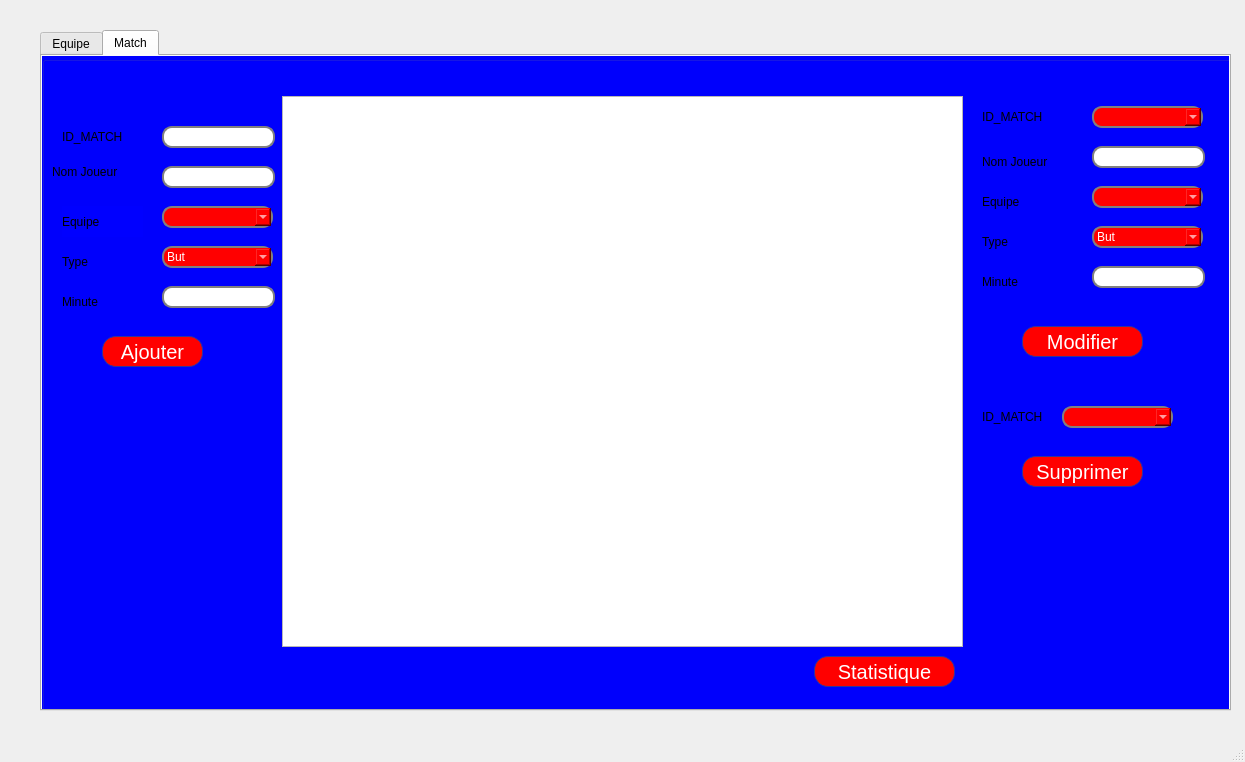
<?xml version="1.0" encoding="UTF-8"?>
<ui version="4.0">
 <class>MainWindow</class>
 <widget class="QMainWindow" name="MainWindow">
  <property name="geometry">
   <rect>
    <x>0</x>
    <y>0</y>
    <width>1245</width>
    <height>762</height>
   </rect>
  </property>
  <property name="windowTitle">
   <string>MainWindow</string>
  </property>
  <widget class="QWidget" name="centralwidget">
   <widget class="QTabWidget" name="tabWidget">
    <property name="geometry">
     <rect>
      <x>40</x>
      <y>30</y>
      <width>1191</width>
      <height>681</height>
     </rect>
    </property>
    <property name="styleSheet">
     <string notr="true"/>
    </property>
    <property name="currentIndex">
     <number>1</number>
    </property>
    <widget class="QWidget" name="tab">
     <attribute name="title">
      <string>Equipe</string>
     </attribute>
     <widget class="QTableView" name="tabEquipe">
      <property name="geometry">
       <rect>
        <x>230</x>
        <y>40</y>
        <width>671</width>
        <height>521</height>
       </rect>
      </property>
      <property name="styleSheet">
       <string notr="true">couleur:
rgb(255, 255, 255)</string>
      </property>
     </widget>
     <widget class="QLabel" name="IDequipe">
      <property name="geometry">
       <rect>
        <x>10</x>
        <y>70</y>
        <width>61</width>
        <height>21</height>
       </rect>
      </property>
      <property name="styleSheet">
       <string notr="true"/>
      </property>
      <property name="text">
       <string>ID</string>
      </property>
     </widget>
     <widget class="QLabel" name="nomequipe">
      <property name="geometry">
       <rect>
        <x>10</x>
        <y>110</y>
        <width>61</width>
        <height>21</height>
       </rect>
      </property>
      <property name="styleSheet">
       <string notr="true"/>
      </property>
      <property name="text">
       <string>Nom Eq</string>
      </property>
     </widget>
     <widget class="QLabel" name="Joueur4">
      <property name="geometry">
       <rect>
        <x>10</x>
        <y>270</y>
        <width>61</width>
        <height>21</height>
       </rect>
      </property>
      <property name="styleSheet">
       <string notr="true"/>
      </property>
      <property name="text">
       <string>Joueur4</string>
      </property>
     </widget>
     <widget class="QLabel" name="Joueur5">
      <property name="geometry">
       <rect>
        <x>10</x>
        <y>310</y>
        <width>61</width>
        <height>21</height>
       </rect>
      </property>
      <property name="styleSheet">
       <string notr="true"/>
      </property>
      <property name="text">
       <string>Joueur5</string>
      </property>
     </widget>
     <widget class="QLabel" name="Joueur1">
      <property name="geometry">
       <rect>
        <x>10</x>
        <y>150</y>
        <width>61</width>
        <height>21</height>
       </rect>
      </property>
      <property name="styleSheet">
       <string notr="true"/>
      </property>
      <property name="text">
       <string>Joueur1</string>
      </property>
     </widget>
     <widget class="QLabel" name="Joueur2">
      <property name="geometry">
       <rect>
        <x>10</x>
        <y>190</y>
        <width>61</width>
        <height>21</height>
       </rect>
      </property>
      <property name="styleSheet">
       <string notr="true"/>
      </property>
      <property name="text">
       <string>Joueur2</string>
      </property>
     </widget>
     <widget class="QLabel" name="Joueur3">
      <property name="geometry">
       <rect>
        <x>10</x>
        <y>230</y>
        <width>61</width>
        <height>21</height>
       </rect>
      </property>
      <property name="styleSheet">
       <string notr="true"/>
      </property>
      <property name="text">
       <string>Joueur3</string>
      </property>
     </widget>
     <widget class="QLineEdit" name="lineEdit_id">
      <property name="geometry">
       <rect>
        <x>90</x>
        <y>70</y>
        <width>113</width>
        <height>22</height>
       </rect>
      </property>
      <property name="styleSheet">
       <string notr="true">border: 2px solid gray;
border-radius: 10px;
padding: 0 8px;</string>
      </property>
     </widget>
     <widget class="QLineEdit" name="lineEdit_nomequipe">
      <property name="geometry">
       <rect>
        <x>90</x>
        <y>110</y>
        <width>113</width>
        <height>22</height>
       </rect>
      </property>
      <property name="styleSheet">
       <string notr="true">border: 2px solid gray;
border-radius: 10px;
padding: 0 8px;</string>
      </property>
     </widget>
     <widget class="QLineEdit" name="lineEdit_j1">
      <property name="geometry">
       <rect>
        <x>90</x>
        <y>150</y>
        <width>113</width>
        <height>22</height>
       </rect>
      </property>
      <property name="styleSheet">
       <string notr="true">border: 2px solid gray;
border-radius: 10px;
padding: 0 8px;</string>
      </property>
     </widget>
     <widget class="QLineEdit" name="lineEdit_j2">
      <property name="geometry">
       <rect>
        <x>90</x>
        <y>190</y>
        <width>113</width>
        <height>22</height>
       </rect>
      </property>
      <property name="styleSheet">
       <string notr="true">border: 2px solid gray;
border-radius: 10px;
padding: 0 8px;</string>
      </property>
     </widget>
     <widget class="QLineEdit" name="lineEdit_j3">
      <property name="geometry">
       <rect>
        <x>90</x>
        <y>230</y>
        <width>113</width>
        <height>22</height>
       </rect>
      </property>
      <property name="styleSheet">
       <string notr="true">border: 2px solid gray;
border-radius: 10px;
padding: 0 8px;</string>
      </property>
     </widget>
     <widget class="QLineEdit" name="lineEdit_j4">
      <property name="geometry">
       <rect>
        <x>90</x>
        <y>270</y>
        <width>113</width>
        <height>22</height>
       </rect>
      </property>
      <property name="styleSheet">
       <string notr="true">border: 2px solid gray;
border-radius: 10px;
padding: 0 8px;</string>
      </property>
     </widget>
     <widget class="QLineEdit" name="lineEdit_j5">
      <property name="geometry">
       <rect>
        <x>90</x>
        <y>310</y>
        <width>113</width>
        <height>22</height>
       </rect>
      </property>
      <property name="styleSheet">
       <string notr="true">border: 2px solid gray;
border-radius: 10px;
padding: 0 8px;
</string>
      </property>
     </widget>
     <widget class="QLabel" name="Joueur6">
      <property name="geometry">
       <rect>
        <x>10</x>
        <y>350</y>
        <width>61</width>
        <height>21</height>
       </rect>
      </property>
      <property name="styleSheet">
       <string notr="true"/>
      </property>
      <property name="text">
       <string>Joueur6</string>
      </property>
     </widget>
     <widget class="QLineEdit" name="lineEdit_j6">
      <property name="geometry">
       <rect>
        <x>90</x>
        <y>350</y>
        <width>113</width>
        <height>22</height>
       </rect>
      </property>
      <property name="styleSheet">
       <string notr="true">border: 2px solid gray;
border-radius: 10px;
padding: 0 8px;
</string>
      </property>
     </widget>
     <widget class="QPushButton" name="AjouterE">
      <property name="geometry">
       <rect>
        <x>40</x>
        <y>410</y>
        <width>111</width>
        <height>29</height>
       </rect>
      </property>
      <property name="styleSheet">
       <string notr="true">QPushButton {
color: white;
background-color: red;
border-width: 1px;
border-color: #339;
border-style: solid;
border-radius:14;
font-size: 20px;

}</string>
      </property>
      <property name="text">
       <string>Ajouter</string>
      </property>
      <property name="icon">
       <iconset resource="icones.qrc">
        <normaloff>:/icones/icones/ajout.png</normaloff>:/icones/icones/ajout.png</iconset>
      </property>
     </widget>
     <widget class="QComboBox" name="comboBox_idM">
      <property name="geometry">
       <rect>
        <x>990</x>
        <y>50</y>
        <width>111</width>
        <height>22</height>
       </rect>
      </property>
      <property name="styleSheet">
       <string notr="true">border: 2px solid gray;
border-radius: 10px;
background-color: red;
color : white;</string>
      </property>
     </widget>
     <widget class="QLabel" name="IDequipe_2">
      <property name="geometry">
       <rect>
        <x>920</x>
        <y>50</y>
        <width>61</width>
        <height>21</height>
       </rect>
      </property>
      <property name="styleSheet">
       <string notr="true"/>
      </property>
      <property name="text">
       <string>ID</string>
      </property>
     </widget>
     <widget class="QLabel" name="nomequipe_2">
      <property name="geometry">
       <rect>
        <x>920</x>
        <y>90</y>
        <width>61</width>
        <height>21</height>
       </rect>
      </property>
      <property name="styleSheet">
       <string notr="true"/>
      </property>
      <property name="text">
       <string>Nom Eq</string>
      </property>
     </widget>
     <widget class="QLineEdit" name="lineEdit_nomquipe_2">
      <property name="geometry">
       <rect>
        <x>990</x>
        <y>90</y>
        <width>113</width>
        <height>22</height>
       </rect>
      </property>
      <property name="styleSheet">
       <string notr="true">border: 2px solid gray;
border-radius: 10px;
padding: 0 8px;</string>
      </property>
     </widget>
     <widget class="QLabel" name="Joueur1_2">
      <property name="geometry">
       <rect>
        <x>920</x>
        <y>130</y>
        <width>61</width>
        <height>21</height>
       </rect>
      </property>
      <property name="styleSheet">
       <string notr="true"/>
      </property>
      <property name="text">
       <string>Joueur1</string>
      </property>
     </widget>
     <widget class="QLineEdit" name="lineEdit_j1_2">
      <property name="geometry">
       <rect>
        <x>990</x>
        <y>130</y>
        <width>113</width>
        <height>22</height>
       </rect>
      </property>
      <property name="styleSheet">
       <string notr="true">border: 2px solid gray;
border-radius: 10px;
padding: 0 8px;</string>
      </property>
     </widget>
     <widget class="QLabel" name="Joueur2_2">
      <property name="geometry">
       <rect>
        <x>920</x>
        <y>170</y>
        <width>61</width>
        <height>21</height>
       </rect>
      </property>
      <property name="styleSheet">
       <string notr="true"/>
      </property>
      <property name="text">
       <string>Joueur2</string>
      </property>
     </widget>
     <widget class="QLineEdit" name="lineEdit_j2_2">
      <property name="geometry">
       <rect>
        <x>990</x>
        <y>170</y>
        <width>113</width>
        <height>22</height>
       </rect>
      </property>
      <property name="styleSheet">
       <string notr="true">border: 2px solid gray;
border-radius: 10px;
padding: 0 8px;</string>
      </property>
     </widget>
     <widget class="QLabel" name="Joueur3_2">
      <property name="geometry">
       <rect>
        <x>920</x>
        <y>210</y>
        <width>61</width>
        <height>21</height>
       </rect>
      </property>
      <property name="styleSheet">
       <string notr="true"/>
      </property>
      <property name="text">
       <string>Joueur3</string>
      </property>
     </widget>
     <widget class="QLineEdit" name="lineEdit_j3_2">
      <property name="geometry">
       <rect>
        <x>990</x>
        <y>210</y>
        <width>113</width>
        <height>22</height>
       </rect>
      </property>
      <property name="styleSheet">
       <string notr="true">border: 2px solid gray;
border-radius: 10px;
padding: 0 8px;</string>
      </property>
     </widget>
     <widget class="QLabel" name="Joueur4_2">
      <property name="geometry">
       <rect>
        <x>920</x>
        <y>250</y>
        <width>61</width>
        <height>21</height>
       </rect>
      </property>
      <property name="styleSheet">
       <string notr="true"/>
      </property>
      <property name="text">
       <string>Joueur4</string>
      </property>
     </widget>
     <widget class="QLineEdit" name="lineEdit_j4_2">
      <property name="geometry">
       <rect>
        <x>990</x>
        <y>250</y>
        <width>113</width>
        <height>22</height>
       </rect>
      </property>
      <property name="styleSheet">
       <string notr="true">border: 2px solid gray;
border-radius: 10px;
padding: 0 8px;</string>
      </property>
     </widget>
     <widget class="QLabel" name="Joueur5_2">
      <property name="geometry">
       <rect>
        <x>920</x>
        <y>290</y>
        <width>61</width>
        <height>21</height>
       </rect>
      </property>
      <property name="styleSheet">
       <string notr="true"/>
      </property>
      <property name="text">
       <string>Joueur5</string>
      </property>
     </widget>
     <widget class="QLineEdit" name="lineEdit_j5_2">
      <property name="geometry">
       <rect>
        <x>990</x>
        <y>290</y>
        <width>113</width>
        <height>22</height>
       </rect>
      </property>
      <property name="styleSheet">
       <string notr="true">border: 2px solid gray;
border-radius: 10px;
padding: 0 8px;</string>
      </property>
     </widget>
     <widget class="QLabel" name="Joueur6_2">
      <property name="geometry">
       <rect>
        <x>920</x>
        <y>330</y>
        <width>61</width>
        <height>21</height>
       </rect>
      </property>
      <property name="styleSheet">
       <string notr="true"/>
      </property>
      <property name="text">
       <string>Joueur6</string>
      </property>
     </widget>
     <widget class="QLineEdit" name="lineEdit_j6_2">
      <property name="geometry">
       <rect>
        <x>990</x>
        <y>330</y>
        <width>113</width>
        <height>22</height>
       </rect>
      </property>
      <property name="styleSheet">
       <string notr="true">border: 2px solid gray;
border-radius: 10px;
padding: 0 8px;</string>
      </property>
     </widget>
     <widget class="QPushButton" name="ModifierE">
      <property name="geometry">
       <rect>
        <x>970</x>
        <y>390</y>
        <width>111</width>
        <height>29</height>
       </rect>
      </property>
      <property name="styleSheet">
       <string notr="true">QPushButton {
color: white;
background-color: red;
border-width: 1px;
border-color: #339;
border-style: solid;
border-radius:14;
font-size: 20px;

}</string>
      </property>
      <property name="text">
       <string>Modifier</string>
      </property>
      <property name="icon">
       <iconset resource="icones.qrc">
        <normaloff>:/icones/icones/modifier.png</normaloff>:/icones/icones/modifier.png</iconset>
      </property>
     </widget>
     <widget class="QComboBox" name="comboBox_idSupp">
      <property name="geometry">
       <rect>
        <x>990</x>
        <y>470</y>
        <width>131</width>
        <height>22</height>
       </rect>
      </property>
      <property name="styleSheet">
       <string notr="true">border: 2px solid gray;
border-radius: 10px;
background-color: red;
color : white;</string>
      </property>
     </widget>
     <widget class="QLabel" name="IDequipe_3">
      <property name="geometry">
       <rect>
        <x>930</x>
        <y>470</y>
        <width>61</width>
        <height>21</height>
       </rect>
      </property>
      <property name="text">
       <string>ID</string>
      </property>
     </widget>
     <widget class="QPushButton" name="Supprimer">
      <property name="geometry">
       <rect>
        <x>950</x>
        <y>510</y>
        <width>131</width>
        <height>29</height>
       </rect>
      </property>
      <property name="styleSheet">
       <string notr="true">QPushButton {
color: white;
background-color: red;
border-width: 1px;
border-color: #339;
border-style: solid;
border-radius:14;
font-size: 20px;

}</string>
      </property>
      <property name="text">
       <string>Supprimer</string>
      </property>
      <property name="icon">
       <iconset resource="icones.qrc">
        <normaloff>:/icones/icones/supp.png</normaloff>:/icones/icones/supp.png</iconset>
      </property>
     </widget>
     <widget class="QPushButton" name="Imprimer">
      <property name="geometry">
       <rect>
        <x>230</x>
        <y>570</y>
        <width>121</width>
        <height>29</height>
       </rect>
      </property>
      <property name="styleSheet">
       <string notr="true">QPushButton {
color: white;
background-color: red;
border-width: 1px;
border-color: #339;
border-style: solid;
border-radius:14;
font-size: 20px;

}</string>
      </property>
      <property name="text">
       <string>Imprimer</string>
      </property>
      <property name="icon">
       <iconset>
        <normaloff>icones/print.png</normaloff>icones/print.png</iconset>
      </property>
     </widget>
     <widget class="QLineEdit" name="Recherche_line">
      <property name="geometry">
       <rect>
        <x>360</x>
        <y>610</y>
        <width>131</width>
        <height>21</height>
       </rect>
      </property>
      <property name="styleSheet">
       <string notr="true">border: 2px solid gray;
border-radius: 10px;
padding: 0 8px;</string>
      </property>
     </widget>
     <widget class="QComboBox" name="recherche">
      <property name="geometry">
       <rect>
        <x>230</x>
        <y>610</y>
        <width>111</width>
        <height>22</height>
       </rect>
      </property>
      <property name="styleSheet">
       <string notr="true">border: 2px solid gray;
border-radius: 10px;
background-color: red;
color : white;</string>
      </property>
      <item>
       <property name="text">
        <string>recherche</string>
       </property>
      </item>
      <item>
       <property name="text">
        <string>recherche nom</string>
       </property>
      </item>
      <item>
       <property name="text">
        <string>recherche capitaine</string>
       </property>
      </item>
     </widget>
     <widget class="QComboBox" name="Tri">
      <property name="geometry">
       <rect>
        <x>762</x>
        <y>570</y>
        <width>141</width>
        <height>22</height>
       </rect>
      </property>
      <property name="styleSheet">
       <string notr="true">border: 2px solid gray;
border-radius: 10px;
background-color: red;
color : white;</string>
      </property>
      <item>
       <property name="text">
        <string>Tri</string>
       </property>
      </item>
      <item>
       <property name="text">
        <string>Tri ASC</string>
       </property>
      </item>
      <item>
       <property name="text">
        <string>Tri DESC</string>
       </property>
      </item>
     </widget>
     <widget class="QGroupBox" name="groupBox">
      <property name="geometry">
       <rect>
        <x>0</x>
        <y>0</y>
        <width>1181</width>
        <height>661</height>
       </rect>
      </property>
      <property name="styleSheet">
       <string notr="true">background-color: blue;</string>
      </property>
      <property name="title">
       <string/>
      </property>
     </widget>
     <zorder>groupBox</zorder>
     <zorder>tabEquipe</zorder>
     <zorder>IDequipe</zorder>
     <zorder>nomequipe</zorder>
     <zorder>Joueur4</zorder>
     <zorder>Joueur5</zorder>
     <zorder>Joueur1</zorder>
     <zorder>Joueur2</zorder>
     <zorder>Joueur3</zorder>
     <zorder>lineEdit_id</zorder>
     <zorder>lineEdit_nomequipe</zorder>
     <zorder>lineEdit_j1</zorder>
     <zorder>lineEdit_j2</zorder>
     <zorder>lineEdit_j3</zorder>
     <zorder>lineEdit_j4</zorder>
     <zorder>lineEdit_j5</zorder>
     <zorder>Joueur6</zorder>
     <zorder>lineEdit_j6</zorder>
     <zorder>AjouterE</zorder>
     <zorder>comboBox_idM</zorder>
     <zorder>IDequipe_2</zorder>
     <zorder>nomequipe_2</zorder>
     <zorder>lineEdit_nomquipe_2</zorder>
     <zorder>Joueur1_2</zorder>
     <zorder>lineEdit_j1_2</zorder>
     <zorder>Joueur2_2</zorder>
     <zorder>lineEdit_j2_2</zorder>
     <zorder>Joueur3_2</zorder>
     <zorder>lineEdit_j3_2</zorder>
     <zorder>Joueur4_2</zorder>
     <zorder>lineEdit_j4_2</zorder>
     <zorder>Joueur5_2</zorder>
     <zorder>lineEdit_j5_2</zorder>
     <zorder>Joueur6_2</zorder>
     <zorder>lineEdit_j6_2</zorder>
     <zorder>ModifierE</zorder>
     <zorder>comboBox_idSupp</zorder>
     <zorder>IDequipe_3</zorder>
     <zorder>Supprimer</zorder>
     <zorder>Imprimer</zorder>
     <zorder>Recherche_line</zorder>
     <zorder>recherche</zorder>
     <zorder>Tri</zorder>
    </widget>
    <widget class="QWidget" name="Match">
     <attribute name="title">
      <string>Match</string>
     </attribute>
     <widget class="QTableView" name="tabMatch">
      <property name="geometry">
       <rect>
        <x>240</x>
        <y>40</y>
        <width>681</width>
        <height>551</height>
       </rect>
      </property>
     </widget>
     <widget class="QLabel" name="id_match">
      <property name="geometry">
       <rect>
        <x>20</x>
        <y>70</y>
        <width>91</width>
        <height>21</height>
       </rect>
      </property>
      <property name="text">
       <string>ID_MATCH</string>
      </property>
     </widget>
     <widget class="QLineEdit" name="lineEdit_idmatch">
      <property name="geometry">
       <rect>
        <x>120</x>
        <y>70</y>
        <width>113</width>
        <height>22</height>
       </rect>
      </property>
      <property name="styleSheet">
       <string notr="true">border: 2px solid gray;
border-radius: 10px;
padding: 0 8px;</string>
      </property>
     </widget>
     <widget class="QLabel" name="nom_joueur">
      <property name="geometry">
       <rect>
        <x>10</x>
        <y>100</y>
        <width>101</width>
        <height>31</height>
       </rect>
      </property>
      <property name="text">
       <string>Nom Joueur</string>
      </property>
     </widget>
     <widget class="QLineEdit" name="lineEdit_nomMatch">
      <property name="geometry">
       <rect>
        <x>120</x>
        <y>110</y>
        <width>113</width>
        <height>22</height>
       </rect>
      </property>
      <property name="styleSheet">
       <string notr="true">border: 2px solid gray;
border-radius: 10px;
padding: 0 8px;</string>
      </property>
     </widget>
     <widget class="QComboBox" name="comboBox_equipe">
      <property name="geometry">
       <rect>
        <x>120</x>
        <y>150</y>
        <width>111</width>
        <height>22</height>
       </rect>
      </property>
      <property name="styleSheet">
       <string notr="true">border: 2px solid gray;
border-radius: 10px;
background-color: red;
color : white;</string>
      </property>
     </widget>
     <widget class="QLabel" name="Type">
      <property name="geometry">
       <rect>
        <x>20</x>
        <y>190</y>
        <width>81</width>
        <height>31</height>
       </rect>
      </property>
      <property name="text">
       <string>Type</string>
      </property>
     </widget>
     <widget class="QComboBox" name="comboBox_type">
      <property name="geometry">
       <rect>
        <x>120</x>
        <y>190</y>
        <width>111</width>
        <height>22</height>
       </rect>
      </property>
      <property name="styleSheet">
       <string notr="true">border: 2px solid gray;
border-radius: 10px;
background-color: red;
color : white;</string>
      </property>
      <item>
       <property name="text">
        <string>But</string>
       </property>
      </item>
      <item>
       <property name="text">
        <string>Carton Jaune</string>
       </property>
      </item>
      <item>
       <property name="text">
        <string>Carton Rouge</string>
       </property>
      </item>
     </widget>
     <widget class="QLabel" name="Minute">
      <property name="geometry">
       <rect>
        <x>20</x>
        <y>230</y>
        <width>81</width>
        <height>31</height>
       </rect>
      </property>
      <property name="text">
       <string>Minute</string>
      </property>
     </widget>
     <widget class="QLineEdit" name="lineEdit_minute">
      <property name="geometry">
       <rect>
        <x>120</x>
        <y>230</y>
        <width>113</width>
        <height>22</height>
       </rect>
      </property>
      <property name="styleSheet">
       <string notr="true">border: 2px solid gray;
border-radius: 10px;
padding: 0 8px;</string>
      </property>
     </widget>
     <widget class="QPushButton" name="AjouterM">
      <property name="geometry">
       <rect>
        <x>60</x>
        <y>280</y>
        <width>101</width>
        <height>31</height>
       </rect>
      </property>
      <property name="styleSheet">
       <string notr="true">QPushButton {
color: white;
background-color: red;
border-width: 1px;
border-color: #339;
border-style: solid;
border-radius:14;
font-size: 20px;

}</string>
      </property>
      <property name="text">
       <string>Ajouter</string>
      </property>
      <property name="icon">
       <iconset resource="icones.qrc">
        <normaloff>:/icones/icones/ajout.png</normaloff>:/icones/icones/ajout.png</iconset>
      </property>
     </widget>
     <widget class="QLabel" name="id_match_2">
      <property name="geometry">
       <rect>
        <x>940</x>
        <y>50</y>
        <width>101</width>
        <height>21</height>
       </rect>
      </property>
      <property name="text">
       <string>ID_MATCH</string>
      </property>
     </widget>
     <widget class="QLabel" name="Type_2">
      <property name="geometry">
       <rect>
        <x>940</x>
        <y>170</y>
        <width>81</width>
        <height>31</height>
       </rect>
      </property>
      <property name="text">
       <string>Type</string>
      </property>
     </widget>
     <widget class="QLineEdit" name="lineEdit_minute_2">
      <property name="geometry">
       <rect>
        <x>1050</x>
        <y>210</y>
        <width>113</width>
        <height>22</height>
       </rect>
      </property>
      <property name="styleSheet">
       <string notr="true">border: 2px solid gray;
border-radius: 10px;
padding: 0 8px;</string>
      </property>
     </widget>
     <widget class="QLineEdit" name="lineEdit_nomMatch_2">
      <property name="geometry">
       <rect>
        <x>1050</x>
        <y>90</y>
        <width>113</width>
        <height>22</height>
       </rect>
      </property>
      <property name="styleSheet">
       <string notr="true">border: 2px solid gray;
border-radius: 10px;
padding: 0 8px;</string>
      </property>
     </widget>
     <widget class="QLabel" name="Minute_2">
      <property name="geometry">
       <rect>
        <x>940</x>
        <y>210</y>
        <width>81</width>
        <height>31</height>
       </rect>
      </property>
      <property name="text">
       <string>Minute</string>
      </property>
     </widget>
     <widget class="QLabel" name="nom_joueur_2">
      <property name="geometry">
       <rect>
        <x>940</x>
        <y>90</y>
        <width>101</width>
        <height>31</height>
       </rect>
      </property>
      <property name="text">
       <string>Nom Joueur</string>
      </property>
     </widget>
     <widget class="QLabel" name="Equipe_2">
      <property name="geometry">
       <rect>
        <x>940</x>
        <y>130</y>
        <width>81</width>
        <height>31</height>
       </rect>
      </property>
      <property name="text">
       <string>Equipe</string>
      </property>
     </widget>
     <widget class="QComboBox" name="comboBox_equipe_2">
      <property name="geometry">
       <rect>
        <x>1050</x>
        <y>130</y>
        <width>111</width>
        <height>22</height>
       </rect>
      </property>
      <property name="styleSheet">
       <string notr="true">border: 2px solid gray;
border-radius: 10px;
background-color: red;
color : white;</string>
      </property>
     </widget>
     <widget class="QComboBox" name="comboBox_type_2">
      <property name="geometry">
       <rect>
        <x>1050</x>
        <y>170</y>
        <width>111</width>
        <height>22</height>
       </rect>
      </property>
      <property name="styleSheet">
       <string notr="true">border: 2px solid gray;
border-radius: 10px;
background-color: red;
color : white;</string>
      </property>
      <item>
       <property name="text">
        <string>But</string>
       </property>
      </item>
      <item>
       <property name="text">
        <string>Carton Jaune</string>
       </property>
      </item>
      <item>
       <property name="text">
        <string>Carton Rouge</string>
       </property>
      </item>
     </widget>
     <widget class="QComboBox" name="comboBox_idM_mod">
      <property name="geometry">
       <rect>
        <x>1050</x>
        <y>50</y>
        <width>111</width>
        <height>22</height>
       </rect>
      </property>
      <property name="styleSheet">
       <string notr="true">border: 2px solid gray;
border-radius: 10px;
background-color: red;
color : white;</string>
      </property>
     </widget>
     <widget class="QPushButton" name="ModifierM">
      <property name="geometry">
       <rect>
        <x>980</x>
        <y>270</y>
        <width>121</width>
        <height>31</height>
       </rect>
      </property>
      <property name="styleSheet">
       <string notr="true">QPushButton {
color: white;
background-color: red;
border-width: 1px;
border-color: #339;
border-style: solid;
border-radius:14;
font-size: 20px;

}</string>
      </property>
      <property name="text">
       <string>Modifier</string>
      </property>
      <property name="icon">
       <iconset resource="icones.qrc">
        <normaloff>:/icones/icones/modifier.png</normaloff>:/icones/icones/modifier.png</iconset>
      </property>
     </widget>
     <widget class="QComboBox" name="comboBox_idM_Supp">
      <property name="geometry">
       <rect>
        <x>1020</x>
        <y>350</y>
        <width>111</width>
        <height>22</height>
       </rect>
      </property>
      <property name="styleSheet">
       <string notr="true">border: 2px solid gray;
border-radius: 10px;
background-color: red;
color : white;</string>
      </property>
     </widget>
     <widget class="QLabel" name="id_match_3">
      <property name="geometry">
       <rect>
        <x>940</x>
        <y>350</y>
        <width>71</width>
        <height>21</height>
       </rect>
      </property>
      <property name="text">
       <string>ID_MATCH</string>
      </property>
     </widget>
     <widget class="QPushButton" name="SupprimerM">
      <property name="geometry">
       <rect>
        <x>980</x>
        <y>400</y>
        <width>121</width>
        <height>31</height>
       </rect>
      </property>
      <property name="styleSheet">
       <string notr="true">QPushButton {
color: white;
background-color: red;
border-width: 1px;
border-color: #339;
border-style: solid;
border-radius:14;
font-size: 20px;

}</string>
      </property>
      <property name="text">
       <string>Supprimer</string>
      </property>
      <property name="icon">
       <iconset resource="icones.qrc">
        <normaloff>:/icones/icones/supp.png</normaloff>:/icones/icones/supp.png</iconset>
      </property>
     </widget>
     <widget class="QPushButton" name="Statistique">
      <property name="geometry">
       <rect>
        <x>772</x>
        <y>600</y>
        <width>141</width>
        <height>31</height>
       </rect>
      </property>
      <property name="styleSheet">
       <string notr="true">QPushButton {
color: white;
background-color: red;
border-width: 1px;
border-color: #339;
border-style: solid;
border-radius:14;
font-size: 20px;

}</string>
      </property>
      <property name="text">
       <string>Statistique</string>
      </property>
     </widget>
     <widget class="QGroupBox" name="groupBox_2">
      <property name="geometry">
       <rect>
        <x>0</x>
        <y>0</y>
        <width>1191</width>
        <height>661</height>
       </rect>
      </property>
      <property name="styleSheet">
       <string notr="true">background-color: blue;</string>
      </property>
      <property name="title">
       <string/>
      </property>
      <widget class="QLabel" name="Equipe">
       <property name="geometry">
        <rect>
         <x>20</x>
         <y>150</y>
         <width>81</width>
         <height>31</height>
        </rect>
       </property>
       <property name="text">
        <string>Equipe</string>
       </property>
      </widget>
     </widget>
     <zorder>groupBox_2</zorder>
     <zorder>tabMatch</zorder>
     <zorder>id_match</zorder>
     <zorder>lineEdit_idmatch</zorder>
     <zorder>nom_joueur</zorder>
     <zorder>lineEdit_nomMatch</zorder>
     <zorder>comboBox_equipe</zorder>
     <zorder>Type</zorder>
     <zorder>comboBox_type</zorder>
     <zorder>Minute</zorder>
     <zorder>lineEdit_minute</zorder>
     <zorder>AjouterM</zorder>
     <zorder>id_match_2</zorder>
     <zorder>Type_2</zorder>
     <zorder>lineEdit_minute_2</zorder>
     <zorder>lineEdit_nomMatch_2</zorder>
     <zorder>Minute_2</zorder>
     <zorder>nom_joueur_2</zorder>
     <zorder>Equipe_2</zorder>
     <zorder>comboBox_equipe_2</zorder>
     <zorder>comboBox_type_2</zorder>
     <zorder>comboBox_idM_mod</zorder>
     <zorder>ModifierM</zorder>
     <zorder>comboBox_idM_Supp</zorder>
     <zorder>id_match_3</zorder>
     <zorder>SupprimerM</zorder>
     <zorder>Statistique</zorder>
    </widget>
   </widget>
  </widget>
  <widget class="QMenuBar" name="menubar">
   <property name="geometry">
    <rect>
     <x>0</x>
     <y>0</y>
     <width>1245</width>
     <height>26</height>
    </rect>
   </property>
  </widget>
  <widget class="QStatusBar" name="statusbar"/>
 </widget>
 <resources>
  <include location="icones.qrc"/>
 </resources>
 <connections/>
</ui>
